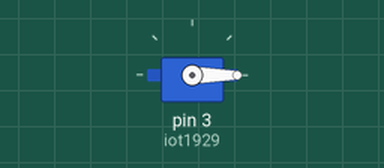
Bench run of a sketch on a simulated Arduino Uno, built with avr-gcc and run on an emulated ATmega328P. Shown: servo.

Above: at 0.05 s.
At 2.4 s:
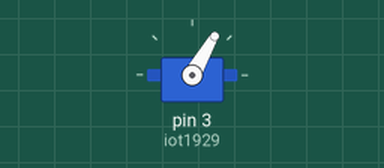
At 4.75 s:
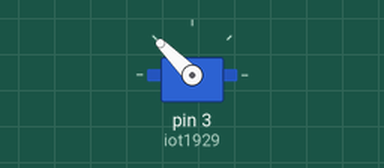
At 9.5 s:
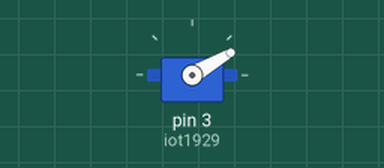
Timing chart, 0 to 13.0 s (numbered marks = the images above):
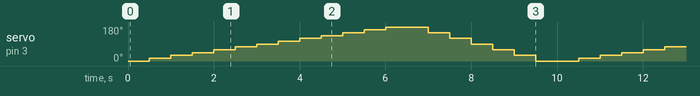

Measured:
- by itself, servo on pin 3 (iot1929): repeats every 10.0 s: 30° 0.50 s, 45° 0.50 s, 60° 0.50 s, 75° 0.50 s, 90° 0.50 s, 105° 0.50 s, 120° 0.50 s, 135° 0.50 s, 150° 0.50 s, 165° 0.50 s, 180° 1.0 s, 150° 0.50 s, 120° 0.50 s, 90° 0.50 s, 60° 0.50 s, 30° 0.50 s, 0° 1.0 s, 15° 0.50 s

The sketch:

Servo_15_-_30.ino
```cpp
#include<Servo.h>
Servo iot1929;

void setup()
{
  iot1929.attach(3);
}

void loop()
{
  for(int baslangic = 0 ; baslangic <= 180; baslangic = baslangic + 15 )
  {
   iot1929.write(baslangic);
    delay (500);}
    for(int baslangic=180; baslangic >=0; baslangic = baslangic - 30)
    {iot1929.write(baslangic);
     delay (500);}
}
```
